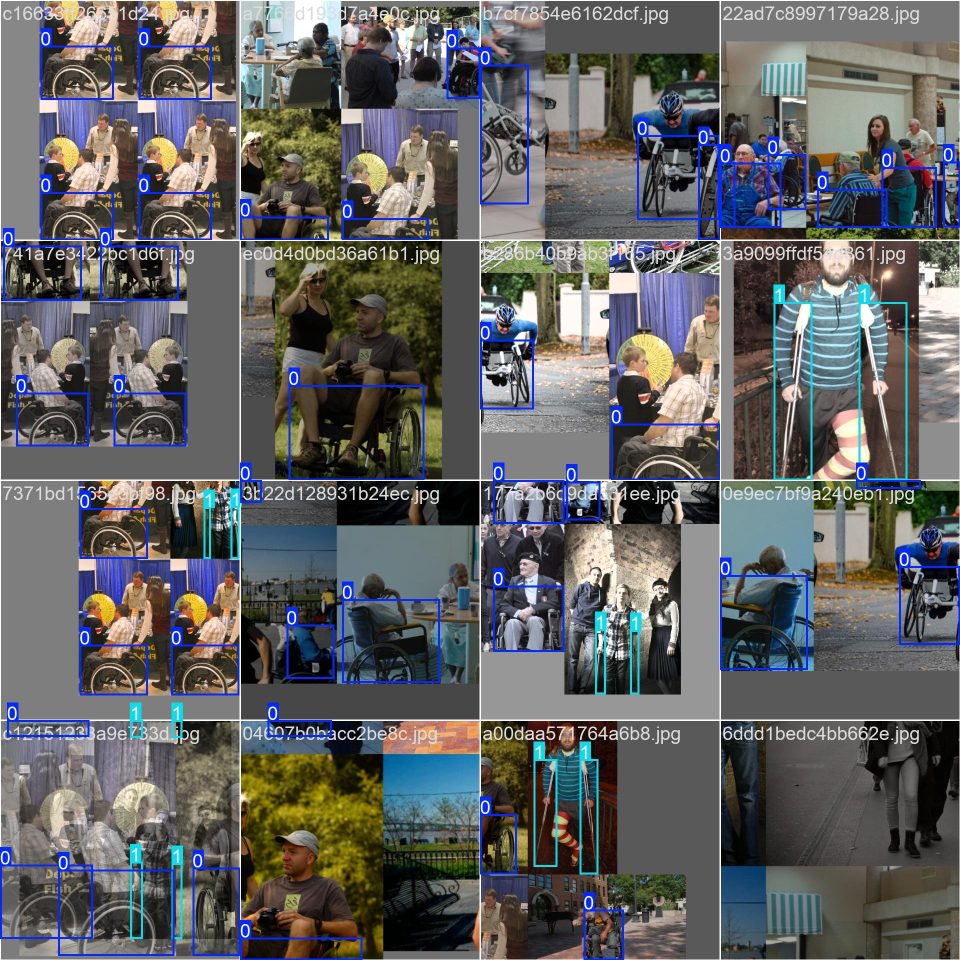
#> input picture runs/mobility_yolo11n/train_batch0.jpg, 1920 x 1920 px, given in place of downloaded_video.mp4, which was not available (shown at 1/2 size)
$ python opencv_mp4.py
#> lines starting #> are read from the running program, lines starting #| are printed output that depends on the picture; after the words box and inside, x2 and y2 are one past the last pixel; in counts of white or black regions, pixels touching at a corner belong together; pictures that were not available may be replaced by others from this repository, and a replacement may not be noted
import cv2
import logging
import requests
import time

# 로깅 설정
logging.basicConfig(level=logging.INFO, format='%(asctime)s - %(message)s')
logger = logging.getLogger()

# 동영상 파일 경로
video_path = "C:/Users/my/Downloads/downloaded_video.mp4"

# VideoCapture 객체 생성
cap = cv2.VideoCapture(video_path)

if not cap.isOpened():
    logger.error("동영상을 열 수 없습니다.")
    exit()

logger.info("동영상 열기 성공")

# 원본 동영상의 FPS 확인
fps = int(cap.get(cv2.CAP_PROP_FPS))
logger.info(f"동영상 FPS: {fps}")

# HOGDescriptor를 이용한 사람 검출기 초기화
hog = cv2.HOGDescriptor()
hog.setSVMDetector(cv2.HOGDescriptor_getDefaultPeopleDetector())

# 초기 ROI 설정
roi_top_left = [100, 100]
roi_bottom_right = [500, 400]
drawing = False  # 드래그 상태

# Flask 서버 URL
server_url = "http://10.0.0.228:5000/update_count"

# 마지막 전송 시간 초기화
last_sent_time = time.time()

# 마우스 콜백 함수 정의
def set_roi(event, x, y, flags, param):
    global roi_top_left, roi_bottom_right, drawing

    if event == cv2.EVENT_LBUTTONDOWN:  # 드래그 시작
        drawing = True
        roi_top_left = [x, y]

    elif event == cv2.EVENT_MOUSEMOVE and drawing:  # 드래그 중
        roi_bottom_right = [x, y]

    elif event == cv2.EVENT_LBUTTONUP:  # 드래그 종료
        drawing = False
        roi_bottom_right = [x, y]
        logger.info(f"새 ROI 설정: {roi_top_left} -> {roi_bottom_right}")

# OpenCV 창에 마우스 콜백 연결
cv2.namedWindow("ROI People Counting")
cv2.setMouseCallback("ROI People Counting", set_roi)

while True:
    ret, frame = cap.read()
#> frame is the input picture: shape (1920, 1920, 3); mean B, G, R 98.7, 98, 97.3
    if not ret:
        logger.info("동영상 끝")
        break

    # 프레임 크기 조정
    frame = cv2.resize(frame, (640, 480))
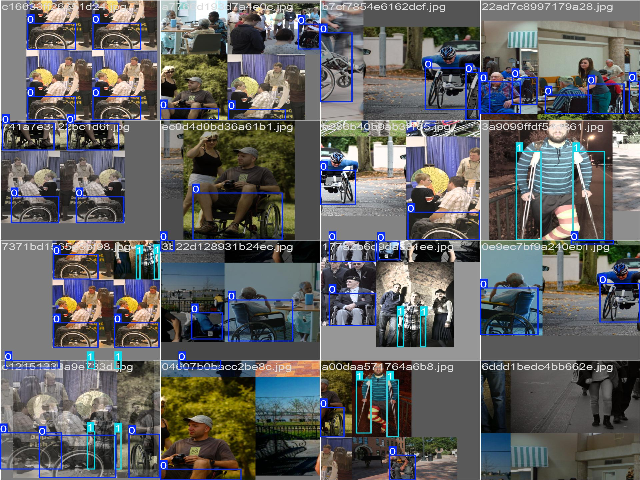
#> frame: shape (480, 640, 3); mean B, G, R 98.8, 98.1, 97.4

    # ROI 영역 표시
    cv2.rectangle(frame, tuple(roi_top_left), tuple(roi_bottom_right), (255, 0, 0), 2)
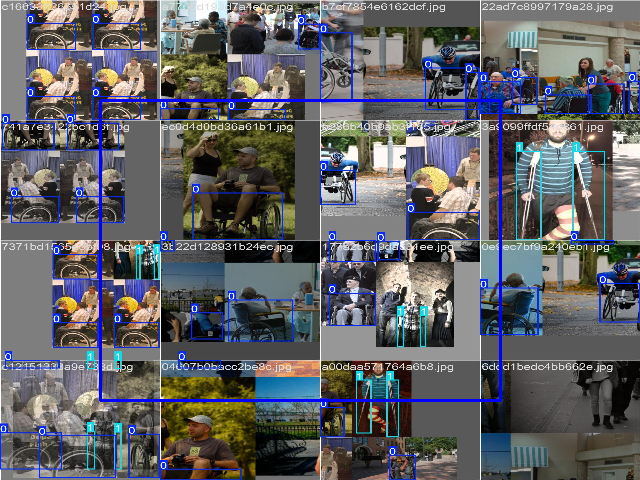
#> frame: shape (480, 640, 3); 1.37% of pixels changed, all inside (x1, y1, x2, y2) = (99, 99, 502, 402)

    # 사람 검출
    gray = cv2.cvtColor(frame, cv2.COLOR_BGR2GRAY)
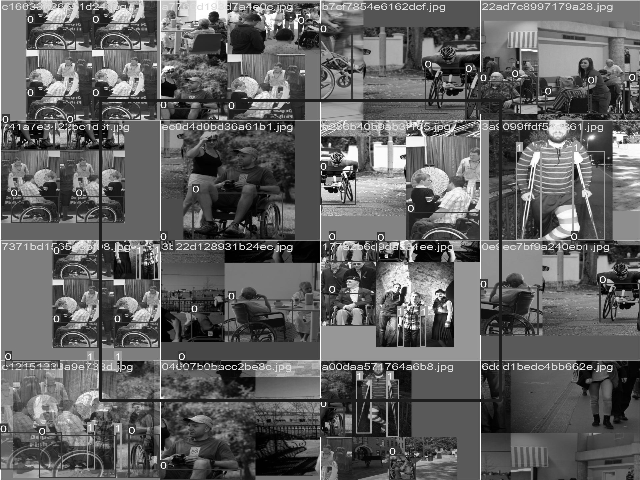
#> gray: shape (480, 640); min 0, max 255, mean 97.1
    boxes, weights = hog.detectMultiScale(
        gray, winStride=(8, 8), padding=(16, 16), scale=1.05
    )
#> boxes = [[564, 301, 76, 156]]; weights = [0.534]

    # ROI 안의 사람 수 계산
    people_in_roi = 0
    for (x, y, w, h) in boxes:
        person_center = (x + w // 2, y + h // 2)
        if (roi_top_left[0] <= person_center[0] <= roi_bottom_right[0] and
                roi_top_left[1] <= person_center[1] <= roi_bottom_right[1]):
            people_in_roi += 1
            cv2.rectangle(frame, (x, y), (x + w, y + h), (0, 255, 0), 2)
        else:
            cv2.rectangle(frame, (x, y), (x + w, y + h), (0, 0, 255), 2)
#> this loop made 1 pass
#> (x, y, w, h, person_center) on pass 1: (564, 301, 76, 156, (602, 379))
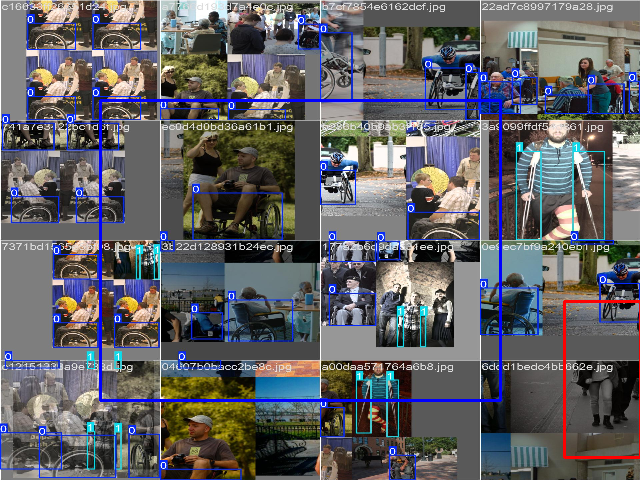
#> frame: shape (480, 640, 3); 0.35% of pixels changed, all inside (x1, y1, x2, y2) = (563, 300, 640, 459)
#> after the loop, people_in_roi = 0

    # 5초 간격으로 서버 전송
    current_time = time.time()
    if current_time - last_sent_time >= 5:
        try:
            response = requests.post(server_url, json={"count": people_in_roi})
            if response.status_code == 200:
                logger.info(f"Count sent successfully: {people_in_roi}")
            else:
                logger.error(f"Failed to send count: {response.text}")
        except Exception as e:
            logger.error(f"Error sending count to server: {e}")
        last_sent_time = current_time  # 마지막 전송 시간 갱신

    # 화면 출력
    cv2.putText(frame, f"In ROI: {people_in_roi}", (10, 30), cv2.FONT_HERSHEY_SIMPLEX, 1, (0, 255, 0), 2)
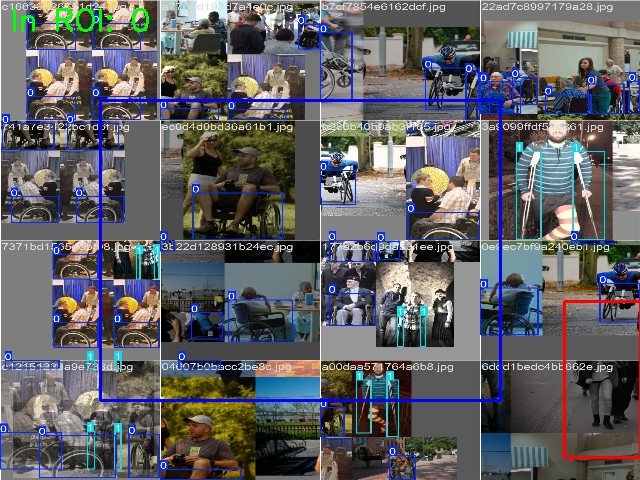
#> frame: shape (480, 640, 3); 0.27% of pixels changed, all inside (x1, y1, x2, y2) = (13, 8, 149, 32)
    cv2.imshow("ROI People Counting", frame)

    # FPS에 맞게 대기 시간 설정
    if cv2.waitKey(int(1000 / fps)) & 0xFF == 27:  # ESC 키로 종료
#> (key Esc is pressed here)
        break

# 리소스 해제
cap.release()
cv2.destroyAllWindows()

$ run again, on runs/mobility_yolo11n/train_batch1.jpg
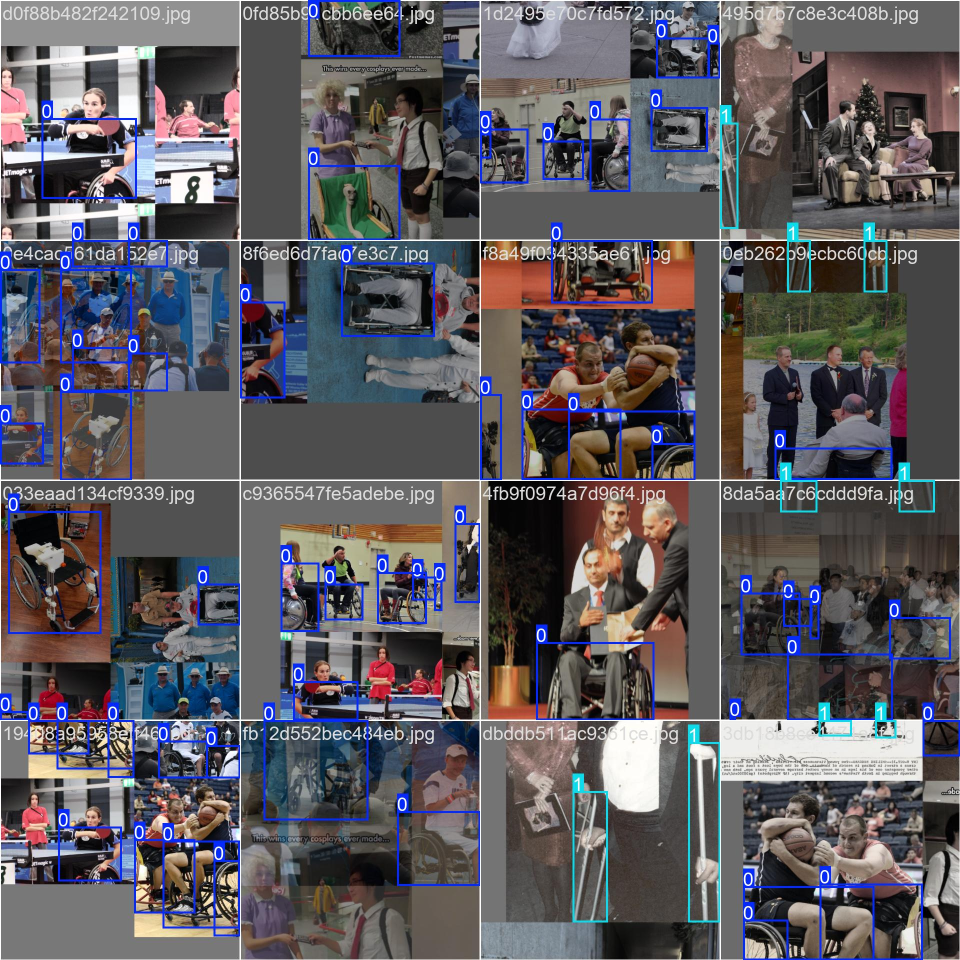
#> input picture runs/mobility_yolo11n/train_batch1.jpg, 1920 x 1920 px, given in place of downloaded_video.mp4, which was not available (shown at 1/2 size)
#> frame is the input picture: shape (1920, 1920, 3); mean B, G, R 95.7, 89.7, 92.7
#> `gray = cv2.cvtColor(frame, cv2.COLOR_BGR2GRAY)`:
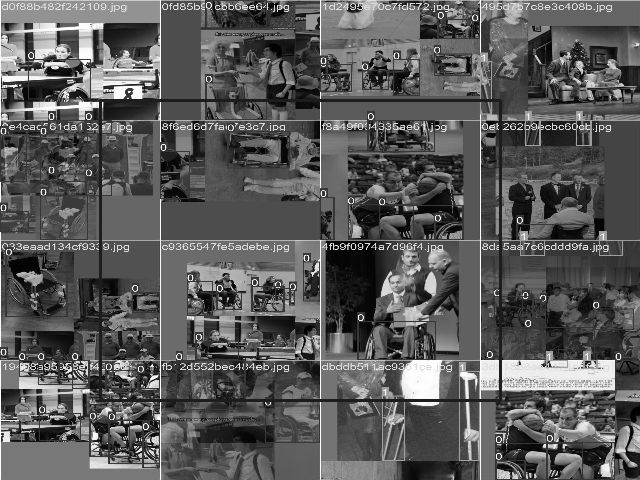
#> gray: shape (480, 640); min 0, max 255, mean 90.4
#> boxes = ()
#> after the loop `for (x, y, w, h) in boxes:`: people_in_roi = 0
#> `cv2.putText(frame, f"In ROI: {people_in_roi}", (10, 30), cv2.FONT_HERS..`:
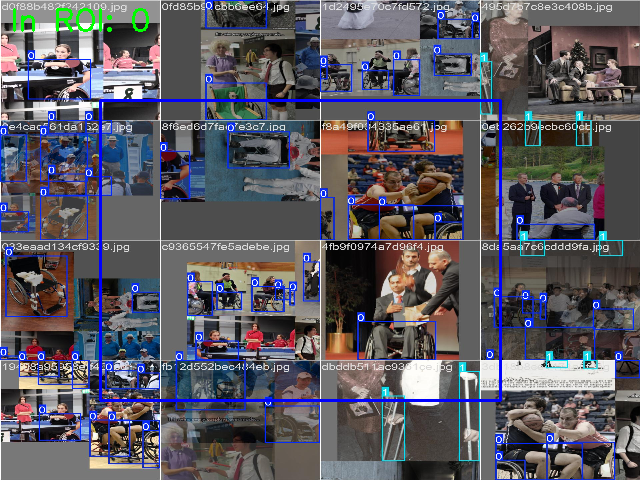
#> frame: shape (480, 640, 3); mean B, G, R 97.5, 88.7, 91

$ run again, on runs/mobility_yolo11n/train_batch2.jpg
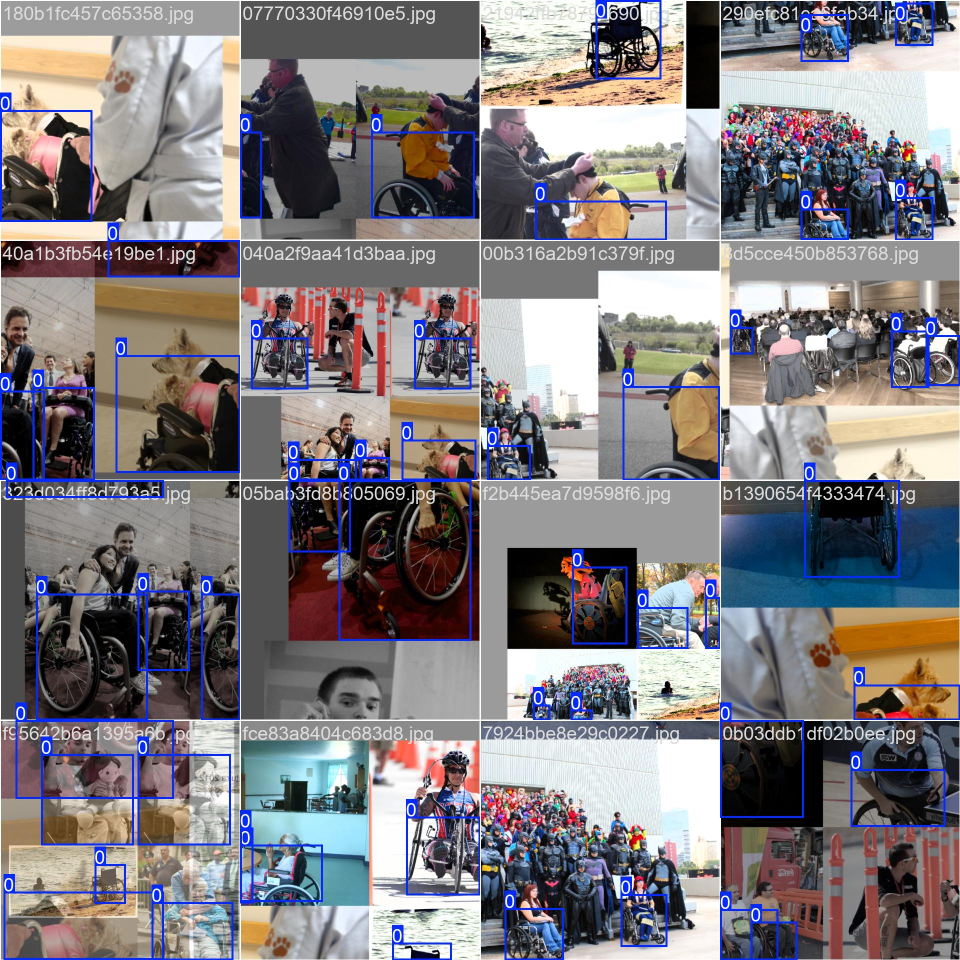
#> input picture runs/mobility_yolo11n/train_batch2.jpg, 1920 x 1920 px, given in place of downloaded_video.mp4, which was not available (shown at 1/2 size)
#> frame is the input picture: shape (1920, 1920, 3); mean B, G, R 127.6, 123.3, 127.6
#> boxes = [[451, 33, 81, 161]]; weights = [0.389]
#> the loop `for (x, y, w, h) in boxes:` made 1 pass
#> (x, y, w, h, person_center, people_in_roi) on pass 1: (451, 33, 81, 161, (491, 113), 1)
#> after the loop `for (x, y, w, h) in boxes:`:
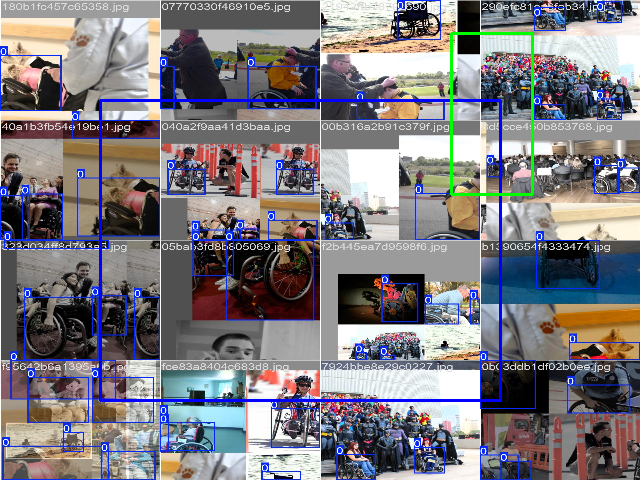
#> frame: shape (480, 640, 3); mean B, G, R 128.8, 122.4, 125.5
#> after the loop `for (x, y, w, h) in boxes:`: people_in_roi = 1
#> `cv2.putText(frame, f"In ROI: {people_in_roi}", (10, 30), cv2.FONT_HERS..`:
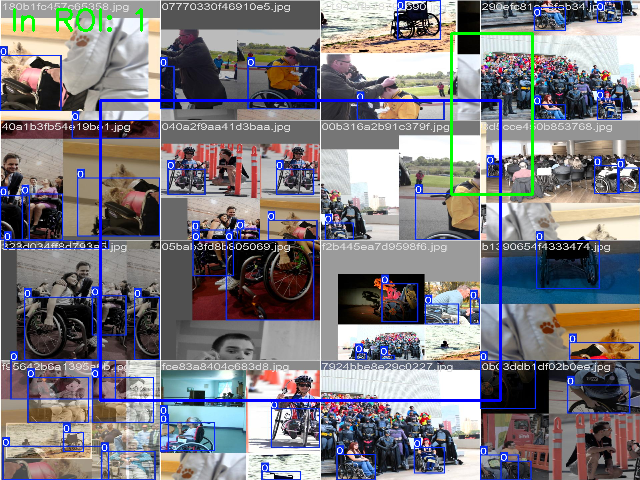
#> frame: shape (480, 640, 3); 0.25% of pixels changed, all inside (x1, y1, x2, y2) = (13, 8, 143, 32)

$ run again, on runs/mobility_yolo11n/val_batch0_pred.jpg
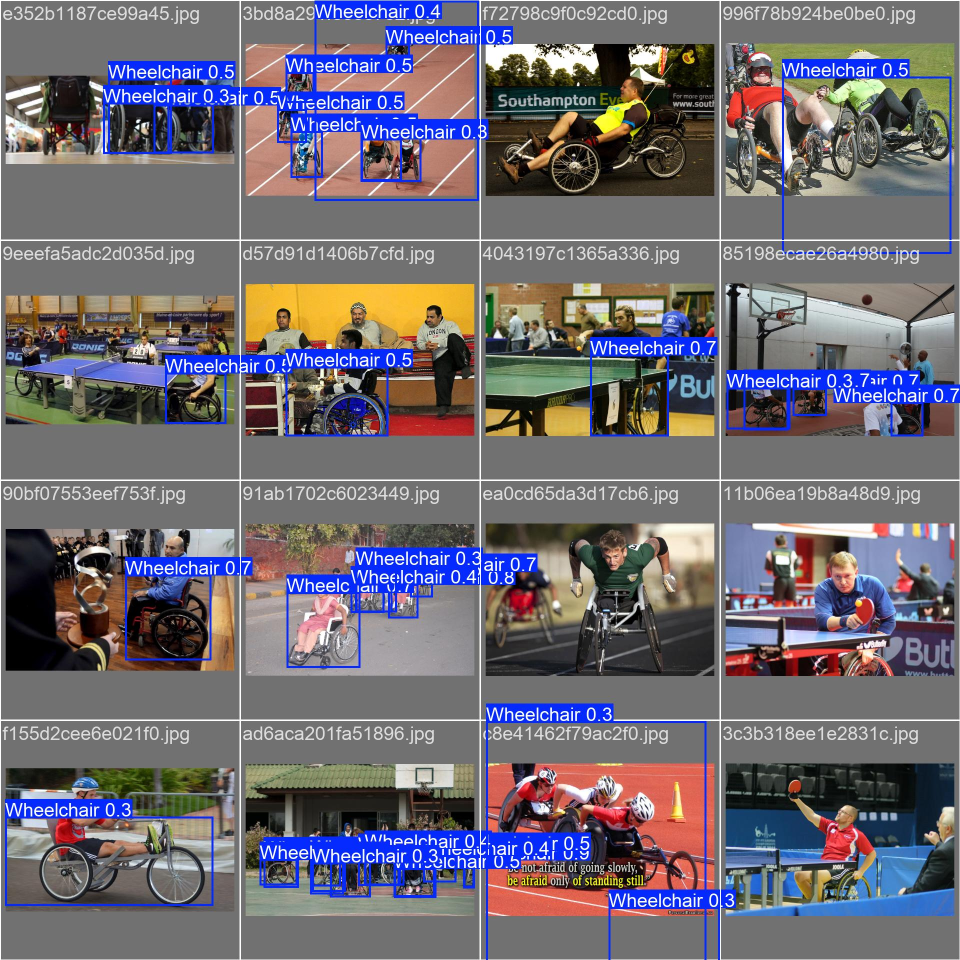
#> input picture runs/mobility_yolo11n/val_batch0_pred.jpg, 1920 x 1920 px, given in place of downloaded_video.mp4, which was not available (shown at 1/2 size)
#> frame is the input picture: shape (1920, 1920, 3); mean B, G, R 114.6, 106.4, 111.1
#> `gray = cv2.cvtColor(frame, cv2.COLOR_BGR2GRAY)`:
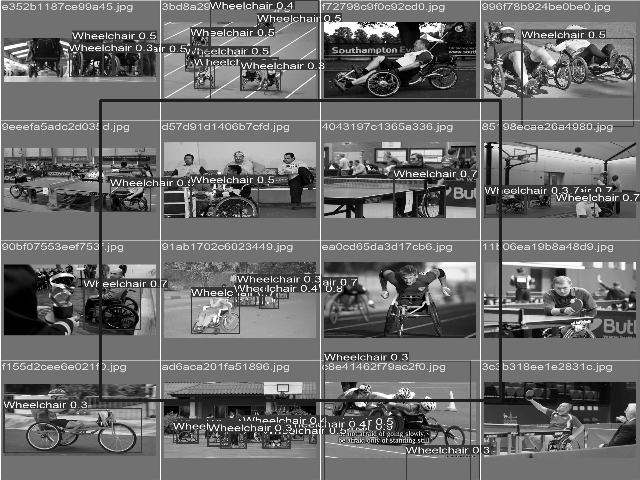
#> gray: shape (480, 640); min 0, max 255, mean 107.9
#> boxes = ()
#> after the loop `for (x, y, w, h) in boxes:`: people_in_roi = 0
#> `cv2.putText(frame, f"In ROI: {people_in_roi}", (10, 30), cv2.FONT_HERS..`:
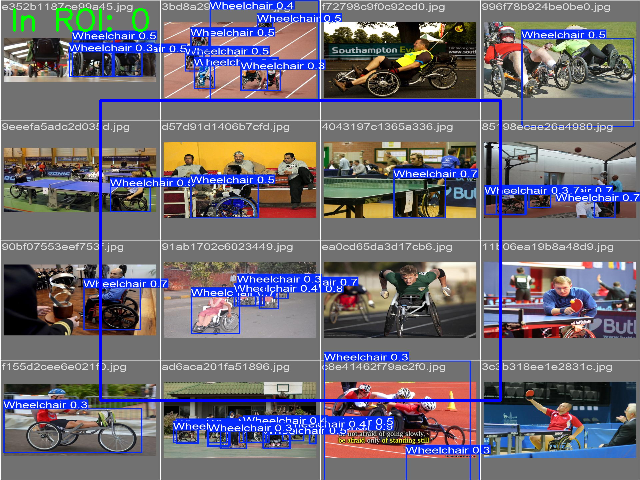
#> frame: shape (480, 640, 3); mean B, G, R 116.4, 105.6, 109.4
